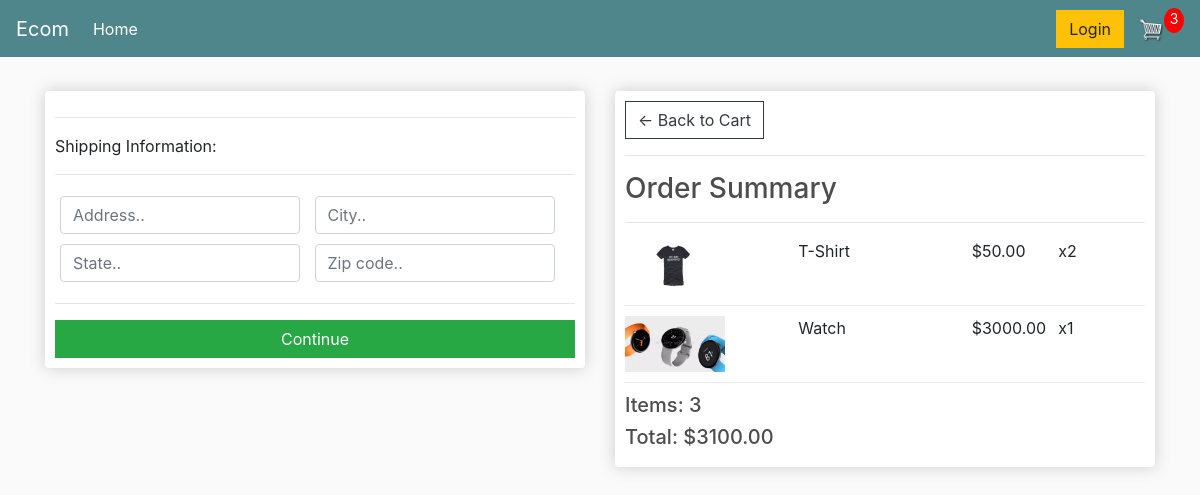
/checkout/ (signed in), run on an earlier commit of the app's database.
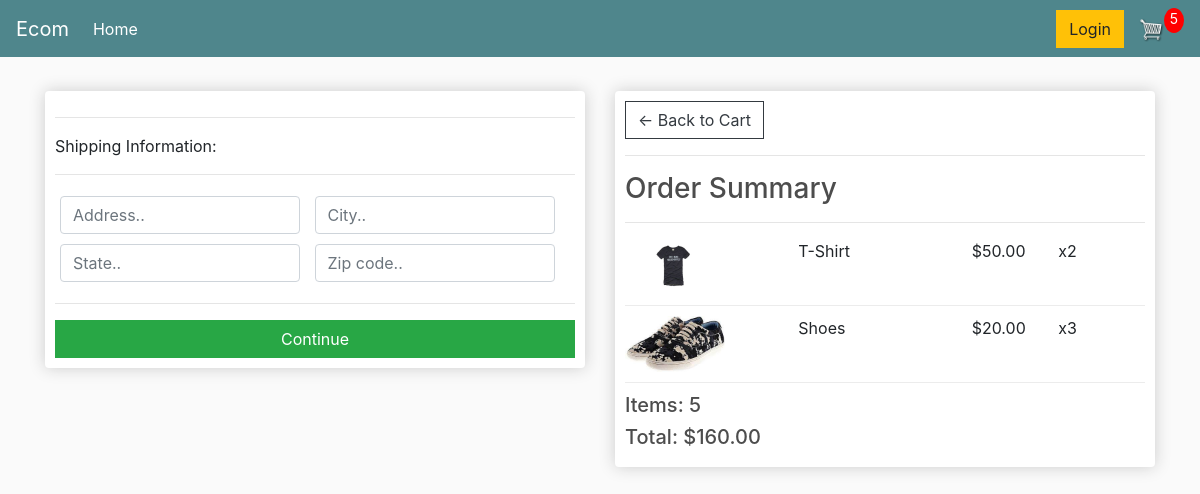
And on a later commit of the database.
### store/models.py (models this page shows, shortened)
class OrderItem(models.Model):
    product = models.ForeignKey(Product, on_delete=models.SET_NULL, blank=True, null=True)
    order = models.ForeignKey(Order, on_delete=models.SET_NULL, blank=True, null=True)
    quantity = models.IntegerField(default=0, null=True, blank=True)
    date_added = models.DateTimeField(auto_now_add=True)
    @property
    def get_total(self):
        total = self.product.price * self.quantity
        return total

class Product(models.Model):
    name = models.CharField(max_length=200, null=True)
    price = models.DecimalField(max_digits=7, decimal_places=2)
    digital = models.BooleanField(default=False, null=True, blank=False)
    image = models.ImageField(null=True, blank=True)
    @property
    def imageURL(self):
        try:
            url = self.image.url
        except:
            url = ''
        return url

class Order(models.Model):
    customer = models.ForeignKey(Customer, on_delete=models.SET_NULL, null=True, blank=True)
    date_order = models.DateTimeField(auto_now_add=True)
    complete = models.BooleanField(default=False, null=True, blank=False)
    transaction_id = models.CharField(max_length=200, null=True)
    @property
    def get_cart_total(self):
        orderitems = self.orderitem_set.all()
        total = sum([item.get_total for item in orderitems])
        return total
    @property
    def get_cart_items(self):
        orderitems = self.orderitem_set.all()
        total = sum([item.quantity for item in orderitems])
        return total
    @property
    def shipping(self):
        shipping = False
        orderitems = self.orderitem_set.all()
        for i in orderitems:
            if i.product.digital == False:
                shipping = True
        return shipping

### store/views.py (the view)
# urls.py: path('checkout/', views.checkout, name="checkout"),
def checkout(request):
    data = cartData(request)
    cartItems = data['cartItems']
    order = data['order']
    items = data['items']
    context = {'items': items, 'order': order, 'cartItems': cartItems}
    return render(request, 'store/checkout.html', context)

### store/utils.py (called while the page is built)
def cartData(request):
    if request.user.is_authenticated:
        customer = request.user.customer
        order, created = Order.objects.get_or_create(customer=customer, complete=False)
        items = order.orderitem_set.all()
        cartItems = order.get_cart_items
    else:
        cookieData = cookieCart(request)
        cartItems = cookieData['cartItems']
        order = cookieData['order']
        items = cookieData['items']
    return {'cartItems': cartItems, 'order': order, 'items': items}

### store/templates/store/checkout.html (shortened to what this page needs)
{% extends 'store/main.html' %}
{% load static %}
{% block content %}
    <div class="row">
        <div class="col-lg-6">
            <div class="box-element" id="form-wrapper">
                <form id="form">
                    <div id="shipping-info">
                        <hr>
                        <p>Shipping Information:</p>
                        <hr>
                        <div class="form-field">
                            <input class="form-control" type="text" name="address" placeholder="Address..">
                        </div>
                        <div class="form-field">
                            <input class="form-control" type="text" name="city" placeholder="City..">
                        </div>
                        <div class="form-field">
                            <input class="form-control" type="text" name="state" placeholder="State..">
                        </div>
                        <div class="form-field">
                            <input class="form-control" type="text" name="zipcode" placeholder="Zip code..">
                        </div>
                    </div>
                    <hr>
                    <input id="form-button" class="btn btn-success btn-block" type="submit" value="Continue">
                </form>
            </div>
            <br>
        </div>
        <div class="col-lg-6">
            <div class="box-element">
                <a class="btn btn-outline-dark" href="{% url 'cart' %}">&#x2190; Back to Cart</a>
                <hr>
                <h3>Order Summary</h3>
                <hr>
                {% for item in items %}
                    <div class="cart-row">
                        <div style="flex:2"><img class="row-image" src="{{ item.product.imageURL }}"></div>
                        <div style="flex:2"><p>{{ item.product.name }}</p></div>
                        <div style="flex:1"><p>${{ item.product.price }}</p></div>
                        <div style="flex:1"><p>x{{ item.quantity }}</p></div>
                    </div>
                {% endfor %}
                <h5>Items: {{ order.get_cart_items }}</h5>
                <h5>Total: ${{ order.get_cart_total|floatformat:2 }}</h5>
            </div>
        </div>
    </div>
{% endblock content %}

What changed in the data, as far as the page shows it:
removed OrderItem: product.imageURL (picture), product.name "Watch", product.price "3000.00", quantity "1"
no longer on this page (row edited): Order: get_cart_items "3", get_cart_total "3100.00"
added OrderItem: product.imageURL (picture), product.name "Shoes", product.price "20.00", quantity "3"
added Order: get_cart_items "5", get_cart_total "160.00"
Also different on the page:
{{ cartItems }}: "3" → "5"
